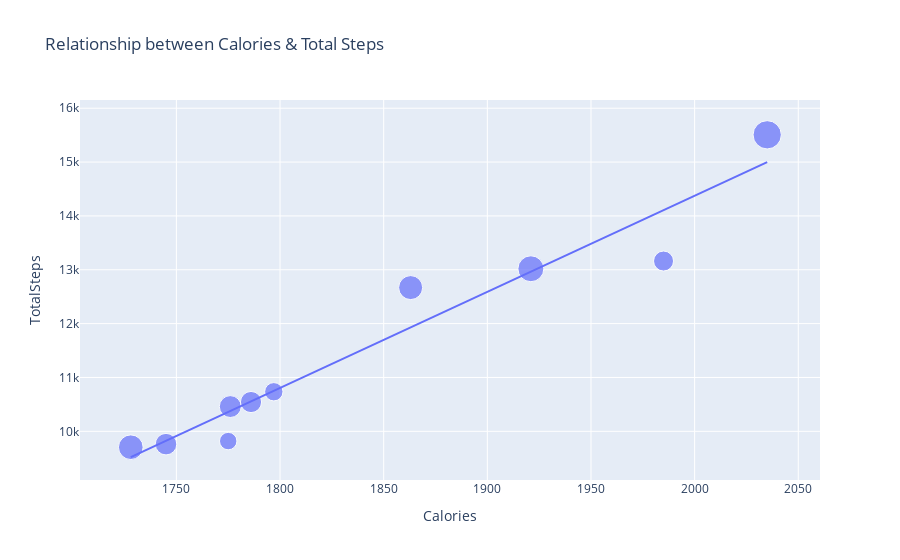

The cell this chart's notebook holds for it:
### Code cell
figure = px.scatter(data_frame = data.head(10), x="Calories",
                    y="TotalSteps", size="VeryActiveMinutes", 
                    trendline="ols", 
                    title="Relationship between Calories & Total Steps")
figure.show()

### Figure 1 — Plotly figure (JSON) as saved in the notebook; plotly's stock layout.template omitted (floating-point values rounded to 4 significant figures)
{"data": [{"hovertemplate": "Calories=%{x}<br>TotalSteps=%{y}<br>VeryActiveMinutes=%{marker.size}<extra></extra>", "legendgroup": "", "marker": {"color": "#636efa", "size": [25, 21, 30, 29, 36, 38, 42, 50, 28, 19], "sizemode": "area", "sizeref": 0.125, "symbol": "circle"}, "mode": "markers", "name": "", "orientation": "v", "showlegend": false, "type": "scatter", "x": [1985, 1797, 1776, 1745, 1863, 1728, 1921, 2035, 1786, 1775], "xaxis": "x", "y": [13162, 10735, 10460, 9762, 12669, 9705, 13019, 15506, 10544, 9819], "yaxis": "y"}, {"hovertemplate": "<b>OLS trendline</b><br>TotalSteps = 17.8419 * Calories + -21310.7<br>R<sup>2</sup>=0.940320<br><br>Calories=%{x}<br>TotalSteps=%{y} <b>(trend)</b><extra></extra>", "legendgroup": "", "marker": {"color": "#636efa", "symbol": "circle"}, "mode": "lines", "name": "", "showlegend": false, "type": "scatter", "x": [1728, 1745, 1775, 1776, 1786, 1797, 1863, 1921, 1985, 2035], "xaxis": "x", "y": [9520.0, 9823.0, 10360.0, 10380.0, 10560.0, 10750.0, 11930.0, 12960.0, 14110.0, 15000.0], "yaxis": "y"}], "layout": {"legend": {"itemsizing": "constant", "tracegroupgap": 0}, "title": {"text": "Relationship between Calories & Total Steps"}, "xaxis": {"anchor": "y", "domain": [0, 1], "title": {"text": "Calories"}}, "yaxis": {"anchor": "x", "domain": [0, 1], "title": {"text": "TotalSteps"}}}}
